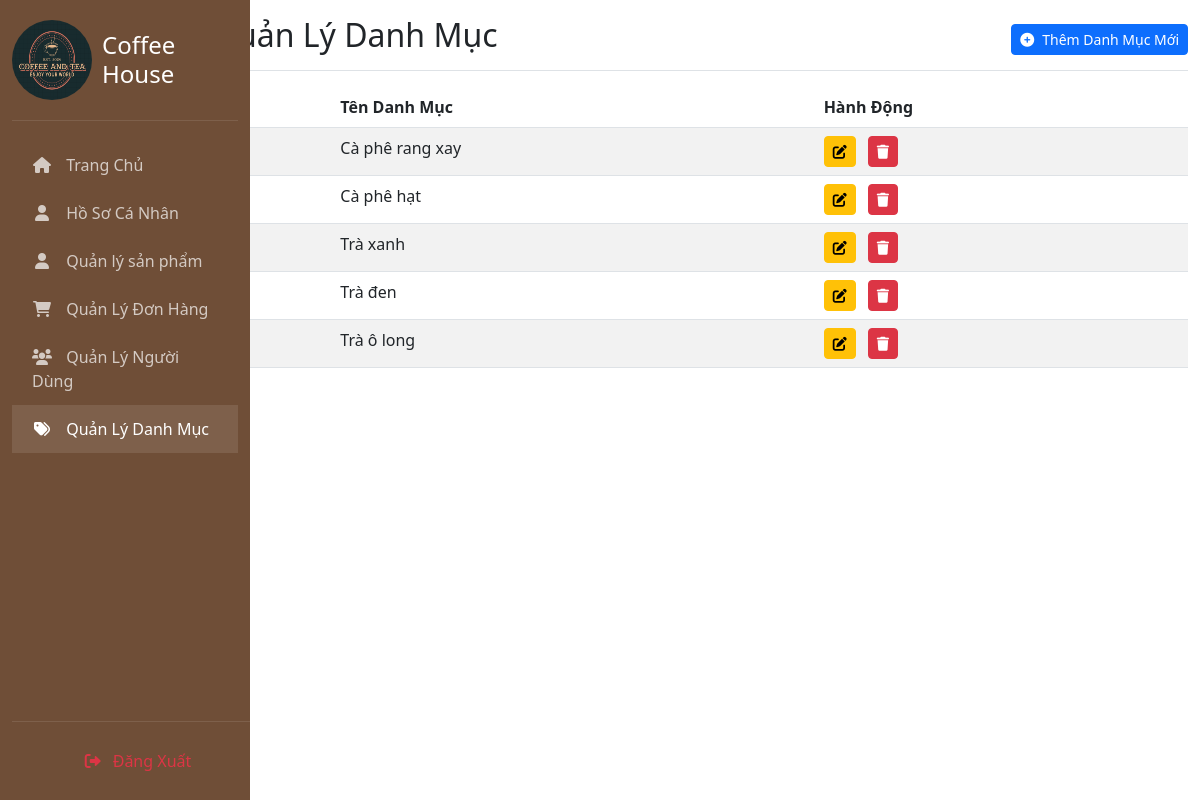
Page /admin/pages/danhmuc/quanlydanhmuc.php (signed in) on the committed database.
### tables this page shows
CREATE TABLE `danhmuc` (
  `id` int(11) NOT NULL,
  `tendanhmuc` varchar(100) NOT NULL COMMENT 'Tên danh mục sản phẩm'
);

### admin/pages/danhmuc/quanlydanhmuc.php (the view, shortened to what this page needs)
<?php
require_once '../../../includes/config.php';
$limit = 10;
$page = isset($_GET['page']) ? intval($_GET['page']) : 1;
$page = max(1, $page);
$start = ($page - 1) * $limit;
$query = "SELECT * FROM danhmuc LIMIT ?, ?";
$stmt = $conn->prepare($query);
$stmt->bind_param("ii", $start, $limit);
$stmt->execute();
$result = $stmt->get_result();
?>
<!DOCTYPE html>
<html lang="vi">
<head>
    <link href="https://cdn.jsdelivr.net/npm/bootstrap@5.2.3/dist/css/bootstrap.min.css" rel="stylesheet">
    <link rel="stylesheet" href="https://cdnjs.cloudflare.com/ajax/libs/font-awesome/6.0.0/css/all.min.css">
</head>
<body>
<div class="container-fluid">
    <div class="row">
        <?php
        $navbar_path = $_SERVER['DOCUMENT_ROOT'] . '/webbancaphe/admin/includes/admin_navbar.php';
        if (file_exists($navbar_path)) {
            include_once $navbar_path;
        } else {
            echo "Không tìm thấy file navbar!";
            exit();
        }
        ?>
        <main class="col-md-10 ms-sm-auto main-content">
            <div class="d-flex justify-content-between flex-wrap flex-md-nowrap align-items-center pt-3 pb-2 mb-3 border-bottom">
                <h1 class="h2">Quản Lý Danh Mục</h1>
                <div class="btn-toolbar mb-2 mb-md-0">
                    <a href="themdanhmuc.php" class="btn btn-sm btn-primary">
                        <i class="fas fa-plus-circle me-2"></i>Thêm Danh Mục Mới
                    </a>
                </div>
            </div>
            <div class="table-responsive">
                <table class="table table-striped table-hover">
                    <thead>
                        <tr>
                            <th>ID</th>
                            <th>Tên Danh Mục</th>
                            <th>Hành Động</th>
                        </tr>
                    </thead>
                    <tbody>
                        <?php
                        if ($result->num_rows > 0):
                            while($category = $result->fetch_assoc()):
                        ?>
                        <tr>
                            <td><?php echo htmlspecialchars($category['id']); ?></td>
                            <td><?php echo htmlspecialchars($category['tendanhmuc']); ?></td>
                            <td>
                                <a href="suadanhmuc.php?id=<?php echo $category['id']; ?>"
                                   class="btn btn-sm btn-warning me-2">
                                    <i class="fas fa-edit"></i>
                                </a>
                                <button onclick="xoaDanhMuc(<?php echo $category['id']; ?>)"
                                        class="btn btn-sm btn-danger">
                                    <i class="fas fa-trash"></i>
                                </button>
                            </td>
                        </tr>
                        <?php
                            endwhile;
                        else:
                        ?>
                            <tr>
                                <td colspan="4" class="text-center">Không có danh mục nào</td>
                            </tr>
                        <?php endif; ?>
                    </tbody>
                </table>
            </div>
        </main>
    </div>
</div>
</body>
</html>

### admin/pages/danhmuc/quanlydanhmuc.php (style rules this page uses)
.main-content { margin-left: 250px; transition: margin-left 0.3s ease; }

### admin/includes/admin_navbar.php (style rules this page uses)
:root { --coffee-brown: #6F4E37; --tea-green: #84A98C; --light-bg: #f4f6f9; }
.main-content { margin-left: 250px; transition: margin-left 0.3s ease; }

### rows in the picture
danhmuc: tendanhmuc "Cà phê rang xay"
danhmuc: tendanhmuc "Cà phê hạt"
danhmuc: tendanhmuc "Trà xanh"
danhmuc: tendanhmuc "Trà đen"
danhmuc: tendanhmuc "Trà ô long"

### other values in the picture
$item['title'] "Trang Chủ"
$item['title'] "Hồ Sơ Cá Nhân"
$item['title'] "Quản lý sản phẩm"
$item['title'] "Quản Lý Đơn Hàng"
$item['title'] "Quản Lý Người Dùng"
$item['title'] "Quản Lý Danh Mục"
